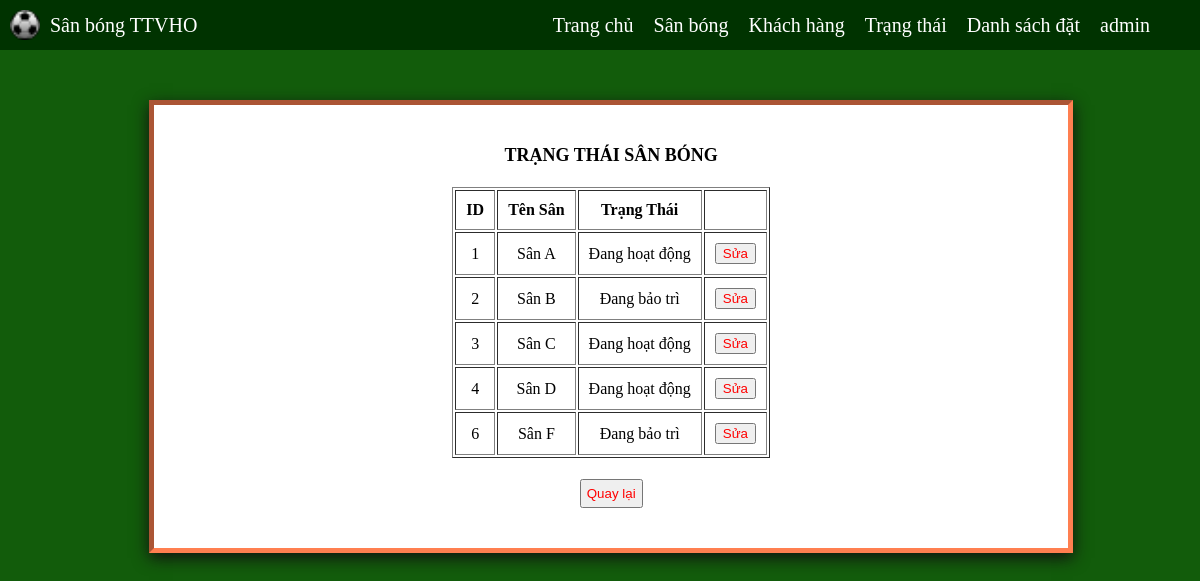
/status_admin.php (signed in), run on the app's committed database.
### tables this page shows
CREATE TABLE `sanbong` (
  `ID` int(5) NOT NULL,
  `TenSan` text NOT NULL,
  `AnhSan` longblob NOT NULL,
  `LoaiSan` varchar(30) NOT NULL,
  `Gia` int(6) NOT NULL,
  `DiaDiem` text NOT NULL,
  `MoTa` text NOT NULL,
  `TrangThai` bit(1) NOT NULL
);

### status_admin.php (the view, shortened to what this page needs)
<?php
	include("header_admin.php");
?>
<body>
    <div class="status-div">
        <b>TRẠNG THÁI SÂN BÓNG <span id='tieudetime'></span></b><br />
        <br>
        <table class="table-status" border="1">
            <thead>
                <tr>
                    <th>ID</th>
                    <th>Tên Sân</th>
                    <th>Trạng Thái</th>
                    <th></th>
                </tr>
            </thead>
            <tbody>
                <?php
                $sql_tt = "SELECT ID,TenSan,
                        IF(TrangThai = 1, 'Đang hoạt động', 'Đang bảo trì') AS TrangThai
                        FROM sanbong";
                $result_tt = mysqli_query($conn, $sql_tt);
                while ($row = mysqli_fetch_assoc($result_tt)) {
                    echo '<form action="edit_trangthai.php" method= "POST" id="add-form">';
                    echo '<tr>';
                    echo '<td>' . $row['ID'] . '</td>';
                    echo '<td>' . $row['TenSan'] . '</td>';
                    echo '<td>' . $row['TrangThai'] . '</td>';
                    echo '<td><input class="btn" type ="submit" name="suatt['.$row['ID'].']" value="Sửa"></td>';
                    echo '</tr>';
                }
                ?>
            </tbody>
        </table>
        <br>
        <button><a href="home.php">Quay lại</a></button>
    </div>
</body>

### header_admin.php (style rules this page uses)
body { margin-top: 0; margin-left: 0; position: relative; }

### status_admin.php (style rules this page uses)
body { background-color: #125c0b; font-size: 18px; }
.status-div { text-align: center; margin: 12.5%; margin-top: 100px; padding: 40px; border: 5px inset coral; width: 70%; background-color: #ffffff; box-shadow: 0 5px 15px #111111; display: inline-block; margin-bottom: 25px; }
.table-status { text-align: center; margin: auto; }
th, td { padding: 10px; }
button { padding: 5px; }
.btn { color: red; }
a { text-decoration: none; color: red; }

### data on the page
sanbong: ID "1", TenSan "Sân A", TrangThai "Đang hoạt động"
sanbong: ID "2", TenSan "Sân B", TrangThai "Đang bảo trì"
sanbong: ID "3", TenSan "Sân C", TrangThai "Đang hoạt động"
sanbong: ID "4", TenSan "Sân D", TrangThai "Đang hoạt động"
sanbong: ID "6", TenSan "Sân F", TrangThai "Đang bảo trì"

### other printed values
$user['TenTK'] "admin"
